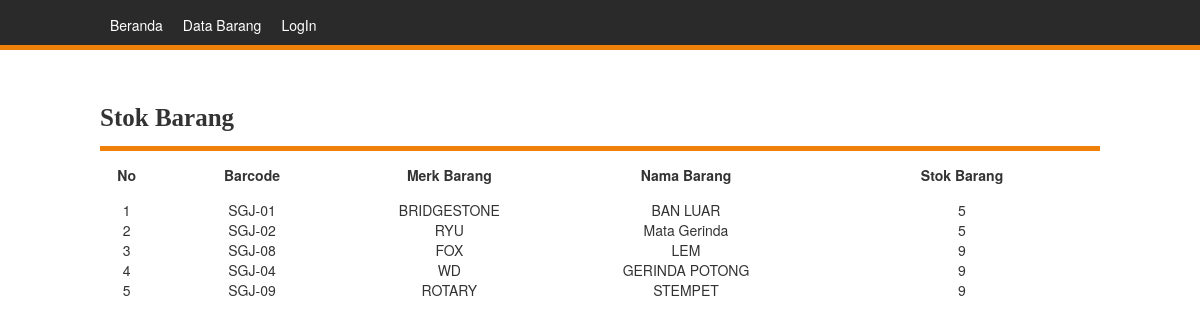
Screenshot of /stok_barang.php with the database file from the repository.
### tables this page shows
CREATE TABLE `pemasukan` (
  `id_pemasukan` int NOT NULL,
  `id_barang` int NOT NULL,
  `total_pemasukan` double NOT NULL,
  `tanggal` datetime NOT NULL DEFAULT CURRENT_TIMESTAMP,
  `id_supplier` int DEFAULT NULL
);

CREATE TABLE `barang` (
  `id_barang` int NOT NULL,
  `barcode` varchar(15) NOT NULL,
  `merk_barang` varchar(30) NOT NULL,
  `nama_barang` varchar(30) NOT NULL,
  `nama_supplier` varchar(255) DEFAULT NULL
);

### stok_barang.php (the view, shortened to what this page needs)
<?php
  include 'koneksi.php';
?>
<!DOCTYPE html>
<html>
<head>
  <link rel="stylesheet" href="https://maxcdn.bootstrapcdn.com/bootstrap/3.3.7/css/bootstrap.min.css">
<link href="karre.css" rel="stylesheet" />
</head>
<body>
<div class="nav">
    <div class="bingkai">
        <div class="menu">
            <ul>
                <li><a href="index.php">Beranda</a></li>
                <li><a href="#">Data Barang</a>
                </li>
                <li><a href="login.php">LogIn</a></li>
            </ul>
        </div>
    </div>
</div>
<div class="bingkai jarak_atas">
<div class="judul">Stok Barang</div>
  <table width="1000px" border="0">
      <tr align="center">
        <td width="40" height="49"><strong>No</strong></td>
        <td width="148"><strong>Barcode</strong></td>
        <td width="148"><strong>Merk Barang</strong></td>
        <td width="207"><strong>Nama Barang</strong></td>
        <td width="207"><strong>Stok Barang</strong></td>
      </tr>
      <?php
      $no=1;
      $sql="SELECT barang.barcode, barang.merk_barang, barang.nama_barang, pemasukan.* from (pemasukan inner join barang on pemasukan.id_barang=barang.id_barang)";
      $query= mysqli_query($db_link,$sql);
      while($data = mysqli_fetch_array($query))
        {
        ?>
        <tr align="center">
          <td width="40"><?php echo "$no"; ?></td>
          <td width="148"><?php echo "$data[barcode]"; ?></td>
          <td width="148"><?php echo "$data[merk_barang]"; ?></td>
          <td width="207"><?php echo "$data[nama_barang]"; ?></td>
          <td width="207"><?php echo "$data[total_pemasukan]"; ?></td>
        </tr>
        <?php
        $no++;
        }
    ?>
    </table>
</div>
</body>
</html>

### karre.css (style rules this page uses)
body { margin:0px; padding: 0px; }
.nav { background-color: #2a2a2a; height: 50px; border-bottom:5px solid #ef8009; }
.bingkai { width: 1000px; margin:0px auto; }
.menu { height: 150px; }
.menu ul { line-height:50px; margin:0px; padding:0px; z-index:99; }
.menu ul li { list-style-type:none; float:left; }
.menu ul li a { padding: 0px 10px 0px 10px; color:#fff; text-decoration:none; transition: 300ms; display:block; }
.jarak_atas { margin-top: 30px; }
.judul { font-size:25px; font-weight:bold; border-bottom:5px solid #ef8009; padding-bottom:10px; font-family:Comic Sans MS; }

### rows the page displays
pemasukan: id_barang.barcode "SGJ-01", id_barang.merk_barang "BRIDGESTONE", id_barang.nama_barang "BAN LUAR", total_pemasukan "5"
pemasukan: id_barang.barcode "SGJ-02", id_barang.merk_barang "RYU", id_barang.nama_barang "Mata Gerinda", total_pemasukan "5"
pemasukan: id_barang.barcode "SGJ-08", id_barang.merk_barang "FOX", id_barang.nama_barang "LEM", total_pemasukan "9"
pemasukan: id_barang.barcode "SGJ-04", id_barang.merk_barang "WD", id_barang.nama_barang "GERINDA POTONG", total_pemasukan "9"
pemasukan: id_barang.barcode "SGJ-09", id_barang.merk_barang "ROTARY", id_barang.nama_barang "STEMPET", total_pemasukan "9"
